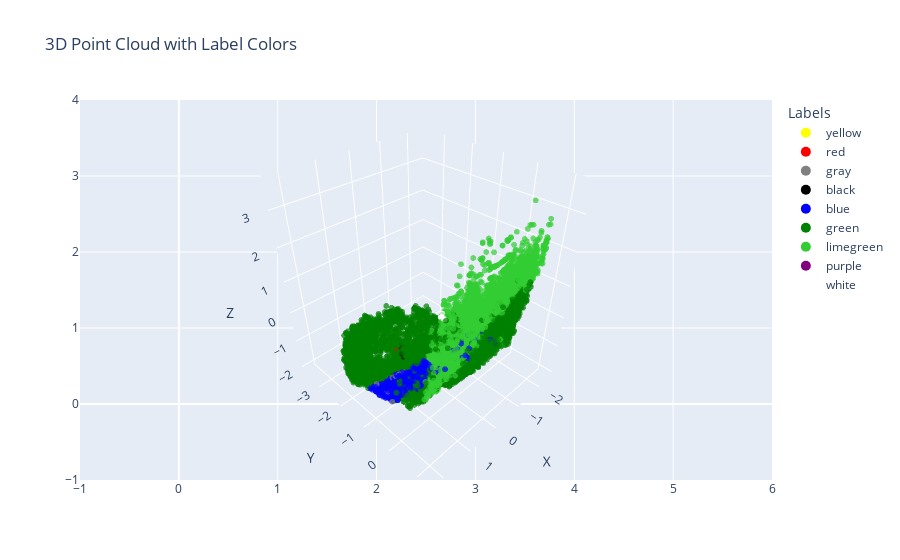

The notebook cell saved with this chart:
### Code cell
plot_3D_colors(sampled_df)

### Figure 1 — Plotly figure (JSON) as saved in the notebook; plotly's stock layout.template omitted (floating-point values rounded to 4 significant figures; data arrays with more than 128 entries replaced by an {"elided": "..."} marker saying what was removed)
{"data": [{"hoverinfo": "text", "marker": {"color": {"elided": "16384 str values"}, "opacity": 0.7, "size": 2}, "mode": "markers", "showlegend": false, "text": {"elided": "16384 str values"}, "type": "scatter3d", "x": {"elided": "16384 float values"}, "y": {"elided": "16384 float values"}, "z": {"elided": "16384 float values"}}, {"marker": {"color": "yellow", "size": 10}, "mode": "markers", "name": "yellow", "showlegend": true, "type": "scatter", "x": [null], "y": [null]}, {"marker": {"color": "red", "size": 10}, "mode": "markers", "name": "red", "showlegend": true, "type": "scatter", "x": [null], "y": [null]}, {"marker": {"color": "gray", "size": 10}, "mode": "markers", "name": "gray", "showlegend": true, "type": "scatter", "x": [null], "y": [null]}, {"marker": {"color": "black", "size": 10}, "mode": "markers", "name": "black", "showlegend": true, "type": "scatter", "x": [null], "y": [null]}, {"marker": {"color": "blue", "size": 10}, "mode": "markers", "name": "blue", "showlegend": true, "type": "scatter", "x": [null], "y": [null]}, {"marker": {"color": "green", "size": 10}, "mode": "markers", "name": "green", "showlegend": true, "type": "scatter", "x": [null], "y": [null]}, {"marker": {"color": "limegreen", "size": 10}, "mode": "markers", "name": "limegreen", "showlegend": true, "type": "scatter", "x": [null], "y": [null]}, {"marker": {"color": "purple", "size": 10}, "mode": "markers", "name": "purple", "showlegend": true, "type": "scatter", "x": [null], "y": [null]}, {"marker": {"color": "white", "size": 10}, "mode": "markers", "name": "white", "showlegend": true, "type": "scatter", "x": [null], "y": [null]}], "layout": {"legend": {"title": {"text": "Labels"}}, "scene": {"xaxis": {"title": {"text": "X"}}, "yaxis": {"title": {"text": "Y"}}, "zaxis": {"title": {"text": "Z"}}}, "title": {"text": "3D Point Cloud with Label Colors"}}}
